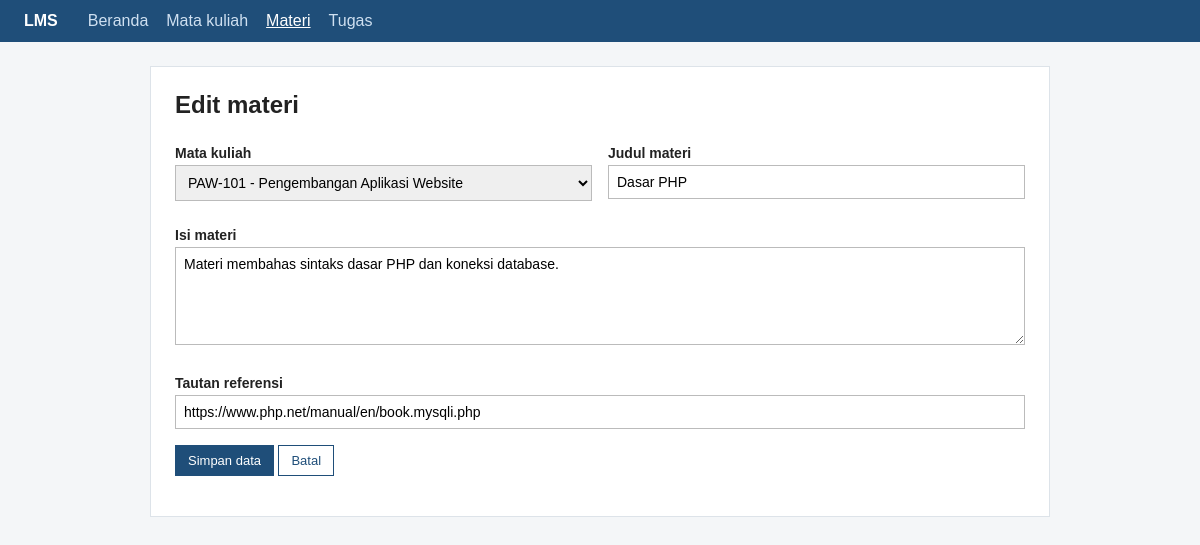
Page /materi_form.php?id=2 on the committed database.
### tables this page shows
CREATE TABLE IF NOT EXISTS materi (
  id INT UNSIGNED AUTO_INCREMENT PRIMARY KEY,
  mata_kuliah_id INT UNSIGNED NOT NULL,
  judul VARCHAR(150) NOT NULL,
  isi TEXT NOT NULL,
  tautan VARCHAR(255) NOT NULL,
  FOREIGN KEY (mata_kuliah_id) REFERENCES mata_kuliah(id) ON DELETE RESTRICT
);

CREATE TABLE IF NOT EXISTS mata_kuliah (
  id INT UNSIGNED AUTO_INCREMENT PRIMARY KEY,
  kode VARCHAR(20) NOT NULL UNIQUE,
  nama VARCHAR(100) NOT NULL,
  dosen VARCHAR(100) NOT NULL,
  semester TINYINT UNSIGNED NOT NULL
);

### materi_form.php (the view, shortened to what this page needs)
<?php
require 'koneksi.php';
$edit = isset($_GET['id']);
$id = null;
$lama = null;
if ($edit) {
    $id = valid_id($_GET['id']);
    $st = $conn->prepare('SELECT id, mata_kuliah_id, judul, isi, tautan FROM materi WHERE id = ?');
    $st->bind_param('i', $id);
    $st->execute();
    $lama = $st->get_result()->fetch_assoc();
}
$data = $lama ?? ['mata_kuliah_id' => '', 'judul' => '', 'isi' => '', 'tautan' => ''];
$daftar = daftar_mk($conn);
?>
<h1><?= $edit ? 'Edit materi' : 'Tambah materi' ?></h1>
<form method="post" action="materi_form.php<?= $edit ? '?id=' . (int)$id : '' ?>" novalidate>
    <div class="grid">
        <div>
            <label for="mk">Mata kuliah</label>
            <select id="mk" name="mata_kuliah_id">
                <?= opsi_mk($daftar, $data['mata_kuliah_id']) ?>
            </select>
        </div>
        <div>
            <label for="judul">Judul materi</label>
            <input type="text" id="judul" name="judul" value="<?= e($data['judul']) ?>" maxlength="150">
        </div>
        <div class="full">
            <label for="isi">Isi materi</label>
            <textarea id="isi" name="isi" rows="5" maxlength="2000"><?= e($data['isi']) ?></textarea>
        </div>
        <div class="full">
            <label for="tautan">Tautan referensi</label>
            <input type="text" id="tautan" name="tautan" value="<?= e($data['tautan']) ?>" maxlength="255" placeholder="https://...">
        </div>
    </div>
    <p>
        <button class="btn pri">Simpan data</button>
        <a class="btn" href="materi.php">Batal</a>
    </p>
</form>

### style.css (style rules this page uses)
* { box-sizing: border-box; }
body { font-family: Arial, Helvetica, sans-serif; background: #f4f6f8; color: #222; margin: 0; }
h1 { font-size: 24px; margin-top: 0; }
.btn { display: inline-block; padding: 7px 12px; border: 1px solid #1f4e79; background: #fff; color: #1f4e79; text-decoration: none; font-size: 13px; cursor: pointer; font-family: inherit; }
.btn.pri { background: #1f4e79; color: #fff; }
input[type=text], input[type=date], select, textarea { width: 100%; padding: 8px; border: 1px solid #bbb; font-family: inherit; font-size: 14px; }
.grid { display: grid; grid-template-columns: 1fr 1fr; gap: 16px; }
.full { grid-column: 1 / -1; }
label { display: block; font-weight: bold; font-size: 14px; margin: 10px 0 4px; }

### rows in the picture
materi: mata_kuliah_id "PAW-101 - Pengembangan Aplikasi Website", judul "Dasar PHP", isi "Materi membahas sintaks dasar PHP dan koneksi database.", tautan "https://www.php.net/manual/en/book.mysqli.php"

### other values in the picture
$l "Beranda"
$l "Mata kuliah"
$l "Materi"
$l "Tugas"
